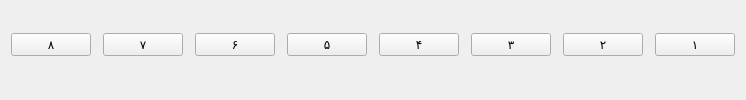
         <widget class="QFrame" name="frame">
          <property name="styleSheet">
           <string notr="true">LshowStepsFrameStyle</string>
          </property>
          <layout class="QHBoxLayout" name="horizontalLayout">
           <property name="topMargin">
            <number>1</number>
           </property>
           <item>
            <widget class="QPushButton" name="pushButton_19">
             <property name="text">
              <string>۸</string>
             </property>
            </widget>
           </item>
           <item>
            <widget class="QFrame" name="frame_31">
             <property name="frameShape">
              <enum>QFrame::StyledPanel</enum>
             </property>
             <property name="frameShadow">
              <enum>QFrame::Raised</enum>
             </property>
            </widget>
           </item>
           <item>
            <widget class="QPushButton" name="pushButton_6">
             <property name="text">
              <string>۷</string>
             </property>
            </widget>
           </item>
           <item>
            <widget class="QFrame" name="frame_30">
             <property name="frameShape">
              <enum>QFrame::StyledPanel</enum>
             </property>
             <property name="frameShadow">
              <enum>QFrame::Raised</enum>
             </property>
            </widget>
           </item>
           <item>
            <widget class="QPushButton" name="pushButton_11">
             <property name="text">
              <string>۶</string>
             </property>
            </widget>
           </item>
           <item>
            <widget class="QFrame" name="frame_29">
             <property name="frameShape">
              <enum>QFrame::StyledPanel</enum>
             </property>
             <property name="frameShadow">
              <enum>QFrame::Raised</enum>
             </property>
            </widget>
           </item>
           <item>
            <widget class="QPushButton" name="pushButton_8">
             <property name="text">
              <string>۵</string>
             </property>
            </widget>
           </item>
           <item>
            <widget class="QFrame" name="frame_28">
             <property name="frameShape">
              <enum>QFrame::StyledPanel</enum>
             </property>
             <property name="frameShadow">
              <enum>QFrame::Raised</enum>
             </property>
            </widget>
           </item>
           <item>
            <widget class="QPushButton" name="pushButton_10">
             <property name="text">
              <string>۴</string>
             </property>
            </widget>
           </item>
           <item>
            <widget class="QFrame" name="frame_27">
             <property name="frameShape">
              <enum>QFrame::StyledPanel</enum>
             </property>
             <property name="frameShadow">
              <enum>QFrame::Raised</enum>
             </property>
            </widget>
           </item>
           <item>
            <widget class="QPushButton" name="pushButton_9">
             <property name="text">
              <string>۳</string>
             </property>
            </widget>
           </item>
           <item>
            <widget class="QFrame" name="frame_26">
             <property name="frameShape">
              <enum>QFrame::StyledPanel</enum>
             </property>
             <property name="frameShadow">
              <enum>QFrame::Raised</enum>
             </property>
            </widget>
           </item>
           <item>
            <widget class="QPushButton" name="pushButton_7">
             <property name="text">
              <string>۲</string>
             </property>
            </widget>
           </item>
           <item>
            <widget class="QFrame" name="step1Line">
             <property name="frameShape">
              <enum>QFrame::StyledPanel</enum>
             </property>
             <property name="frameShadow">
              <enum>QFrame::Raised</enum>
             </property>
            </widget>
           </item>
           <item>
            <widget class="QPushButton" name="pushButton_5">
             <property name="text">
              <string>۱</string>
             </property>
            </widget>
           </item>
          </layout>
         </widget>
